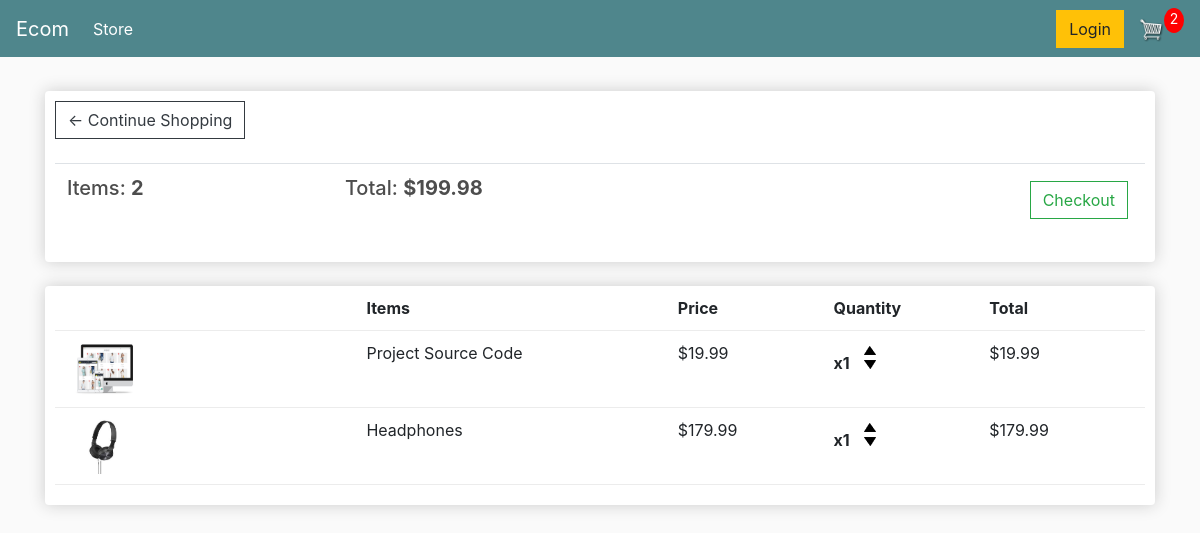
The app's page /cart/ (signed in) with its own data.
### store/models.py (models this page shows, shortened)
class Order(models.Model):
    customer = models.ForeignKey(Customer , on_delete=models.SET_NULL , blank=True, null=True)
    date_ordered = models.DateTimeField(auto_now_add=True)
    complete = models.BooleanField(default=False ,null=True , blank=True)
    transaction_id = models.CharField(max_length=200, null=True)
    @property
    def get_cart_total(self):
        orderitems = self.orderitem_set.all()
        total = sum([item.get_total for item in orderitems])
        return total
    @property
    def get_cart_items(self):
        orderitems = self.orderitem_set.all()
        total = sum([item.quantity for item in orderitems])
        return total

class OrderItem(models.Model):
    product = models.ForeignKey(Product, on_delete=models.SET_NULL,blank=True,null=True)
    order = models.ForeignKey(Order, on_delete=models.SET_NULL,blank=True,null=True)
    quantity = models.IntegerField(default=0, blank=True, null=True)
    date_added = models.DateTimeField(auto_now_add=True)
    @property
    def get_total(self):
        total=self.product.price * self.quantity
        return total

class Product(models.Model):
    name = models.CharField(max_length=200,null=True)
    price = models.FloatField()
    digital = models.BooleanField(default=False ,null=True,blank=True)
    image = models.ImageField(null=True, blank=True)
    @property
    def imageURL(self):
        try:
            url = self.image.url
        except:
            url = ''
        return url

### store/views.py (the view)
# urls.py: path('cart/',views.cart,name="cart"),
def cart(request):
    if request.user.is_authenticated:
        customer = request.user.customer
        order,created = Order.objects.get_or_create(customer=customer,complete=False)
        items = order.orderitem_set.all()
        cartitems = order.get_cart_items
    else:
        items=[]
        order={'get_cart_total':0 , 'get_cart_items':0}
        cartitems = order['get_cart_items']
    context = {'items': items, 'order': order, 'cartitems': cartitems}
    return render(request, 'store/cart.html',context)

### store/templates/store/cart.html
{% extends 'store/main.html'%}
{% load static %}
{% block content %}
<div class="row">
    <div class="col-lg-12">
        <div class="box-element">
            <a class="btn btn-outline-dark" href="{% url 'store' %}">&#x2190 Continue Shopping</a>
            <br>
            <br>
            <table class="table">
                <tr>
                    <th><h5>Items: <strong>{{order.get_cart_items}}</strong></h5></th>
                    <th><h5>Total: <strong>${{order.get_cart_total|floatformat:2}}</strong></h5></th>
                    <th>
                        <a style="float:right; margin: 5px;"" class="btn btn-outline-success" href="{% url 'checkout' %}">Checkout</a>
                    </th>
                </tr>
            </table>
        </div>
        <br>
        <div class="box-element">
            <div class="cart-row">
                <div style="flex:2"></div>
                <div style="flex:2"><strong>Items</strong></div>
                <div style="flex:1"><strong>Price</strong></div>
                <div style="flex:1"><strong>Quantity</strong></div>
                <div style="flex:1"><strong>Total</strong></div>
            </div>
            {% for item in items %}
            <div class="cart-row">
                <div style="flex:2"><img class="row-image" src="{{item.product.imageURL}}" alt=""></div>
                <div style ="flex:2">{{item.product.name}}</div>
                <div style ="flex:1">${{item.product.price|floatformat:2}}</div>
                <div style ="flex:1">
                    <P class="quantity">x{{item.quantity}}</P>
                    <div class="quantity">
                        <img data-product="{{item.product.id}}" data-action="add" class="chg-quantity update-cart"src="{% static 'images/arrow-up.png' %}" alt="">
                        <img data-product="{{item.product.id}}" data-action="remove" class="chg-quantity update-cart"src="{% static 'images/arrow-down.png' %}" alt="">
                    </div>
                </div>
                <div style ="flex:1">${{item.get_total}}</div>
            </div>
            {% endfor %}
        </div>
    </div>
</div>
{% endblock content %}

### store/static/css/main.css (style rules this page uses)
body { background-color: hsl(0, 0%, 98%); }
h1, h2, h3, h4, h5, h6 { color: hsl(0, 0%, 30%); }
.box-element { box-shadow: hsl(0, 0%, 80%) 0 0 16px; background-color: #fff; border-radius: 4px; padding: 10px; }
.col-lg-4, .col-lg-6, .col-lg-8, .col-lg-12 { margin-top: 10px; }
.btn { border-radius: 0; }
.row-image { width: 100px; }
.cart-row { display: flex; align-items: flex-stretch; padding-bottom: 10px; margin-bottom: 10px; border-bottom: 1px solid #ececec; }
.quantity { display: inline-block; font-weight: 700; padding-right: 10px; }
.chg-quantity { width: 12px; cursor: pointer; display: block; margin-top: 5px; transition: .1s; }

### records on screen
Order: get_cart_items "2", get_cart_total "199.98"
OrderItem: product.imageURL (picture), product.name "Project Source Code", product.price "19.99", quantity "1", get_total "19.99"
OrderItem: product.imageURL (picture), product.name "Headphones", product.price "179.99", quantity "1", get_total "179.99"

### other values on screen
{{ cartitems }} "2"
